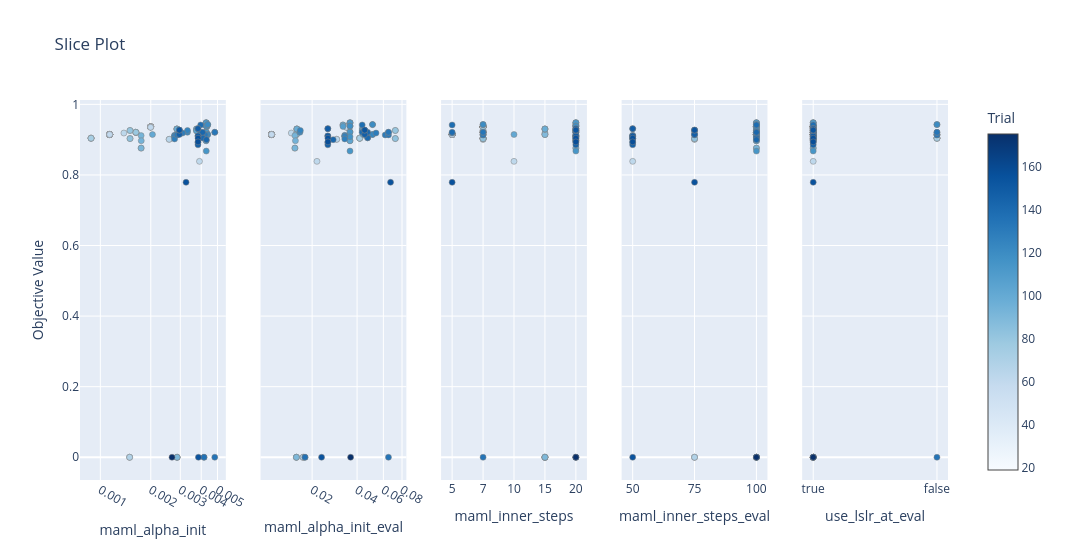

The cell this chart's notebook holds for it:
### Code cell
fig_slice = plot_slice(study, params=params_to_plot_MAML)
fig_slice.show()

### Figure 1 — Plotly figure (JSON) as saved in the notebook; plotly's stock layout.template omitted (floating-point values rounded to 4 significant figures; data arrays with more than 128 entries replaced by an {"elided": "..."} marker saying what was removed)
{"data": [{"marker": {"color": {"elided": "133 int values"}, "colorbar": {"title": {"text": "Trial"}, "x": 1, "xpad": 40}, "colorscale": [[0, "rgb(247,251,255)"], [0.125, "rgb(222,235,247)"], [0.25, "rgb(198,219,239)"], [0.375, "rgb(158,202,225)"], [0.5, "rgb(107,174,214)"], [0.625, "rgb(66,146,198)"], [0.75, "rgb(33,113,181)"], [0.875, "rgb(8,81,156)"], [1, "rgb(8,48,107)"]], "line": {"color": "Grey", "width": 0.5}, "showscale": true}, "mode": "markers", "name": "Feasible Trial", "showlegend": false, "type": "scatter", "x": {"elided": "133 float values"}, "xaxis": "x", "y": {"elided": "133 float values"}, "yaxis": "y"}, {"marker": {"color": {"elided": "133 int values"}, "colorbar": {"title": {"text": "Trial"}, "x": 1, "xpad": 40}, "colorscale": [[0, "rgb(247,251,255)"], [0.125, "rgb(222,235,247)"], [0.25, "rgb(198,219,239)"], [0.375, "rgb(158,202,225)"], [0.5, "rgb(107,174,214)"], [0.625, "rgb(66,146,198)"], [0.75, "rgb(33,113,181)"], [0.875, "rgb(8,81,156)"], [1, "rgb(8,48,107)"]], "line": {"color": "Grey", "width": 0.5}, "showscale": false}, "mode": "markers", "name": "Feasible Trial", "showlegend": false, "type": "scatter", "x": {"elided": "133 float values"}, "xaxis": "x2", "y": {"elided": "133 float values"}, "yaxis": "y2"}, {"marker": {"color": {"elided": "133 int values"}, "colorbar": {"title": {"text": "Trial"}, "x": 1, "xpad": 40}, "colorscale": [[0, "rgb(247,251,255)"], [0.125, "rgb(222,235,247)"], [0.25, "rgb(198,219,239)"], [0.375, "rgb(158,202,225)"], [0.5, "rgb(107,174,214)"], [0.625, "rgb(66,146,198)"], [0.75, "rgb(33,113,181)"], [0.875, "rgb(8,81,156)"], [1, "rgb(8,48,107)"]], "line": {"color": "Grey", "width": 0.5}, "showscale": false}, "mode": "markers", "name": "Feasible Trial", "showlegend": false, "type": "scatter", "x": {"elided": "133 int values"}, "xaxis": "x3", "y": {"elided": "133 float values"}, "yaxis": "y3"}, {"marker": {"color": {"elided": "133 int values"}, "colorbar": {"title": {"text": "Trial"}, "x": 1, "xpad": 40}, "colorscale": [[0, "rgb(247,251,255)"], [0.125, "rgb(222,235,247)"], [0.25, "rgb(198,219,239)"], [0.375, "rgb(158,202,225)"], [0.5, "rgb(107,174,214)"], [0.625, "rgb(66,146,198)"], [0.75, "rgb(33,113,181)"], [0.875, "rgb(8,81,156)"], [1, "rgb(8,48,107)"]], "line": {"color": "Grey", "width": 0.5}, "showscale": false}, "mode": "markers", "name": "Feasible Trial", "showlegend": false, "type": "scatter", "x": {"elided": "133 int values"}, "xaxis": "x4", "y": {"elided": "133 float values"}, "yaxis": "y4"}, {"marker": {"color": {"elided": "133 int values"}, "colorbar": {"title": {"text": "Trial"}, "x": 1, "xpad": 40}, "colorscale": [[0, "rgb(247,251,255)"], [0.125, "rgb(222,235,247)"], [0.25, "rgb(198,219,239)"], [0.375, "rgb(158,202,225)"], [0.5, "rgb(107,174,214)"], [0.625, "rgb(66,146,198)"], [0.75, "rgb(33,113,181)"], [0.875, "rgb(8,81,156)"], [1, "rgb(8,48,107)"]], "line": {"color": "Grey", "width": 0.5}, "showscale": false}, "mode": "markers", "name": "Feasible Trial", "showlegend": false, "type": "scatter", "x": {"elided": "133 bool values"}, "xaxis": "x5", "y": {"elided": "133 float values"}, "yaxis": "y5"}], "layout": {"title": {"text": "Slice Plot"}, "width": 1500, "xaxis": {"anchor": "y", "domain": [0, 0.168], "title": {"text": "maml_alpha_init"}, "type": "log"}, "xaxis2": {"anchor": "y2", "domain": [0.208, 0.376], "title": {"text": "maml_alpha_init_eval"}, "type": "log"}, "xaxis3": {"anchor": "y3", "categoryarray": [5, 7, 10, 15, 20], "categoryorder": "array", "domain": [0.416, 0.584], "title": {"text": "maml_inner_steps"}, "type": "category"}, "xaxis4": {"anchor": "y4", "categoryarray": [50, 75, 100], "categoryorder": "array", "domain": [0.624, 0.792], "title": {"text": "maml_inner_steps_eval"}, "type": "category"}, "xaxis5": {"anchor": "y5", "categoryarray": [true, false], "categoryorder": "array", "domain": [0.832, 1], "title": {"text": "use_lslr_at_eval"}, "type": "category"}, "yaxis": {"anchor": "x", "domain": [0, 1], "title": {"text": "Objective Value"}}, "yaxis2": {"anchor": "x2", "domain": [0, 1], "matches": "y", "showticklabels": false}, "yaxis3": {"anchor": "x3", "domain": [0, 1], "matches": "y", "showticklabels": false}, "yaxis4": {"anchor": "x4", "domain": [0, 1], "matches": "y", "showticklabels": false}, "yaxis5": {"anchor": "x5", "domain": [0, 1], "matches": "y", "showticklabels": false}}}
